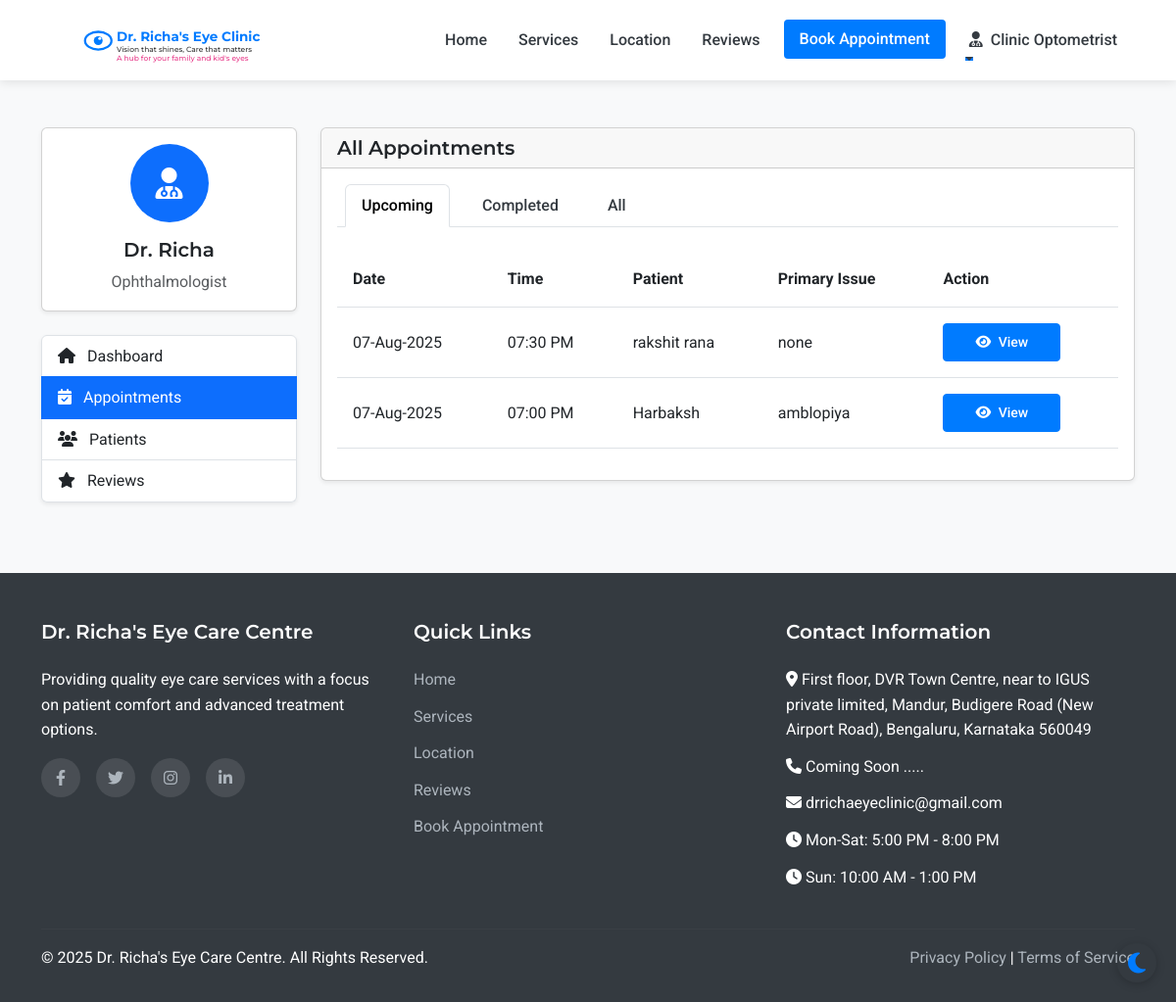
Screenshot of /admin/appointments (signed in) with the database file from the repository.
### models.py (models this page shows, shortened)
class Staff(UserMixin, db.Model):
    __abstract__ = True
    id = db.Column(db.Integer, primary_key=True)
    username = db.Column(db.String(64), unique=True, nullable=False)
    email = db.Column(db.String(120), unique=True, nullable=False)
    password_hash = db.Column(db.String(256), nullable=False)
    full_name = db.Column(db.String(100), nullable=False)
    mobile_number = db.Column(db.String(15), nullable=False)

class Assistant(Staff):
    __tablename__ = 'assistant'
    position = db.Column(db.String(100), nullable=True, default='Optometrist')
    full_name = db.Column(db.String(100), nullable=True, default='Optometrist')
    joining_date = db.Column(db.Date, nullable=True)
    salary_records = db.relationship('Salary', backref='assistant', lazy=True)

class Appointment(db.Model):
    id = db.Column(db.Integer, primary_key=True)
    patient_id = db.Column(db.Integer, db.ForeignKey('patient.id'), nullable=False)
    appointment_date = db.Column(db.Date, nullable=False)
    appointment_time = db.Column(db.Time, nullable=False)
    primary_issue = db.Column(db.Text, nullable=True)
    referral_info = db.Column(db.String(255), nullable=True)
    status = db.Column(db.String(20), default='scheduled')  # scheduled, completed, cancelled
    created_at = db.Column(db.DateTime, default=datetime.utcnow)
    consultation_fee = db.Column(db.Float, nullable=False, default=500.0)
    payment_status = db.Column(db.String(20), default='pending')  # pending, paid

class Patient(UserMixin, db.Model):
    id = db.Column(db.Integer, primary_key=True)
    full_name = db.Column(db.String(100), nullable=False)
    mobile_number = db.Column(db.String(15), nullable=False)
    email = db.Column(db.String(100), nullable=True)
    age = db.Column(db.Integer, nullable=False)
    sex = db.Column(db.String(10), nullable=True)
    password_hash = db.Column(db.String(256), nullable=True)
    is_registered = db.Column(db.Boolean, default=False)
    created_at = db.Column(db.DateTime, nullable=False, default=datetime.utcnow)
    appointments = db.relationship('Appointment', backref='patient', lazy=True)
    doctor_prescriptions = db.relationship('DoctorPrescription', backref='patient', lazy=True)
    optometrist_prescriptions = db.relationship('OptometristPrescription', backref='patient', lazy=True)

### routes.py (the view)
@app.route('/admin/appointments')
@login_required
def admin_appointments():
    if not (isinstance(current_user, Admin) or isinstance(current_user, Doctor) or isinstance(current_user, Assistant)):
        flash('Access denied. Staff privileges required.', 'danger')
        return redirect(url_for('index'))
    appointments = Appointment.query.order_by(desc(Appointment.appointment_date), desc(Appointment.appointment_time)).all()
    return render_template('admin/appointments.html', appointments=appointments)

### templates/admin/appointments.html (shortened to what this page needs)
{% extends 'layout.html' %}
{% block content %}
<section class="py-5 bg-light">
    <div class="container">
        <div class="row">
            <div class="col-lg-3 mb-4">
                <div class="card shadow-sm mb-4">
                    <div class="card-body text-center">
                        <div class="avatar-circle bg-primary text-white mb-3">
                            <i class="fas fa-user-md fa-2x"></i>
                        </div>
                        <h5 class="card-title">Dr. Richa</h5>
                        <p class="card-text text-muted">Ophthalmologist</p>
                    </div>
                </div>
                <div class="list-group shadow-sm">
                    <a href="{{ url_for('admin_dashboard') }}" class="list-group-item list-group-item-action">
                        <i class="fas fa-home me-2"></i> Dashboard
                    </a>
                    <a href="{{ url_for('admin_appointments') }}" class="list-group-item list-group-item-action active">
                        <i class="fas fa-calendar-check me-2"></i> Appointments
                    </a>
                    <a href="{{ url_for('admin_patients') }}" class="list-group-item list-group-item-action">
                        <i class="fas fa-users me-2"></i> Patients
                    </a>
                    <a href="{{ url_for('admin_reviews') }}" class="list-group-item list-group-item-action">
                        <i class="fas fa-star me-2"></i> Reviews
                    </a>
                </div>
            </div>
            <div class="col-lg-9">
                <div class="card shadow-sm">
                    <div class="card-header">
                        <h5 class="mb-0">All Appointments</h5>
                    </div>
                    <div class="card-body">
                        <ul class="nav nav-tabs mb-4" id="appointmentTabs" role="tablist">
                            <li class="nav-item" role="presentation">
                                <button class="nav-link active" id="upcoming-tab" data-bs-toggle="tab" data-bs-target="#upcoming" type="button" role="tab" aria-controls="upcoming" aria-selected="true">Upcoming</button>
                            </li>
                            <li class="nav-item" role="presentation">
                                <button class="nav-link" id="completed-tab" data-bs-toggle="tab" data-bs-target="#completed" type="button" role="tab" aria-controls="completed" aria-selected="false">Completed</button>
                            </li>
                            <li class="nav-item" role="presentation">
                                <button class="nav-link" id="all-tab" data-bs-toggle="tab" data-bs-target="#all" type="button" role="tab" aria-controls="all" aria-selected="false">All</button>
                            </li>
                        </ul>
                        <div class="tab-content" id="appointmentTabsContent">
                            <div class="tab-pane fade show active" id="upcoming" role="tabpanel" aria-labelledby="upcoming-tab">
                                <div class="table-responsive">
                                    <table class="table table-hover">
                                        <thead>
                                            <tr>
                                                <th>Date</th>
                                                <th>Time</th>
                                                <th>Patient</th>
                                                <th>Primary Issue</th>
                                                <th>Action</th>
                                            </tr>
                                        </thead>
                                        <tbody>
                                            {% for appointment in appointments %}
                                                {% if appointment.appointment_date >= now.date() and appointment.status == 'scheduled' %}
                                                    <tr>
                                                        <td>{{ appointment.appointment_date.strftime('%d-%b-%Y') }}</td>
                                                        <td>{{ appointment.appointment_time.strftime('%I:%M %p') }}</td>
                                                        <td>{{ appointment.patient.full_name }}</td>
                                                        <td>{{ appointment.primary_issue or 'Not specified' }}</td>
                                                        <td>
                                                            <a href="{{ url_for('admin_appointment_view', appointment_id=appointment.id) }}" class="btn btn-sm btn-primary">
                                                                <i class="fas fa-eye me-1"></i> View
                                                            </a>
                                                        </td>
                                                    </tr>
                                                {% endif %}
                                            {% endfor %}
                                        </tbody>
                                    </table>
                                </div>
                            </div>
                        </div>
                    </div>
                </div>
            </div>
        </div>
    </div>
</section>
{% endblock %}

### templates/layout.html (shortened to what this page needs)
<!DOCTYPE html>
<html lang="en">
<head>
    <link href="https://cdn.jsdelivr.net/npm/bootstrap@5.3.0-alpha1/dist/css/bootstrap.min.css" rel="stylesheet">
    <link rel="stylesheet" href="https://cdn.jsdelivr.net/npm/flatpickr/dist/flatpickr.min.css">
    <link rel="stylesheet" href="https://cdnjs.cloudflare.com/ajax/libs/font-awesome/6.1.1/css/all.min.css">
    <link rel="stylesheet" href="{{ url_for('static', filename='css/style.css') }}">
</head>
<body>
    <nav class="navbar navbar-expand-lg sticky-top">
        <div class="container">
            <a class="navbar-brand" href="{{ url_for('index') }}" id="clinic-logo">
                <div id="interactive-logo-container" style="height: 60px;"></div>
            </a>
            <div class="collapse navbar-collapse" id="navbarNav">
                <ul class="navbar-nav ms-auto">
                    <li class="nav-item">
                        <a class="nav-link {% if request.path == url_for('index') %}active{% endif %}" href="{{ url_for('index') }}">Home</a>
                    </li>
                    <li class="nav-item">
                        <a class="nav-link {% if request.path == url_for('services') %}active{% endif %}" href="{{ url_for('services') }}">Services</a>
                    </li>
                    <li class="nav-item">
                        <a class="nav-link {% if request.path == url_for('location') %}active{% endif %}" href="{{ url_for('location') }}">Location</a>
                    </li>
                    <li class="nav-item">
                        <a class="nav-link {% if request.path == url_for('reviews') %}active{% endif %}" href="{{ url_for('reviews') }}">Reviews</a>
                    </li>
                    <li class="nav-item">
                        <a class="nav-link btn btn-primary text-white px-3 ms-lg-2" href="{{ url_for('appointment') }}">Book Appointment</a>
                    </li>
                    {% if current_user.is_authenticated %}
                        {% if current_user.__class__.__name__ == 'Patient' %}
                            <li class="nav-item dropdown">
                                <a class="nav-link dropdown-toggle" href="#" id="navbarDropdown" role="button" data-bs-toggle="dropdown" aria-expanded="false">
                                    <i class="fas fa-user me-1"></i> {{ current_user.full_name }}
                                </a>
                                <ul class="dropdown-menu dropdown-menu-end" aria-labelledby="navbarDropdown">
                                    <li><a class="dropdown-item" href="{{ url_for('patient_dashboard') }}">Dashboard</a></li>
                                    <li><a class="dropdown-item" href="{{ url_for('patient_appointments') }}">My Appointments</a></li>
                                    <li><a class="dropdown-item" href="{{ url_for('patient_medical_records') }}">Medical Records</a></li>
                                    <li><hr class="dropdown-divider"></li>
                                    <li><a class="dropdown-item" href="{{ url_for('patient_logout') }}">Logout</a></li>
                                </ul>
                            </li>
                        {% else %}
                            <li class="nav-item dropdown">
                                <a class="nav-link dropdown-toggle" href="#" id="navbarDropdown" role="button" data-bs-toggle="dropdown" aria-expanded="false">
                                    <i class="fas fa-user-md me-1"></i> {{ current_user.full_name }}
                                </a>
                            </li>
                        {% endif %}
                    {% endif %}
                </ul>
            </div>
        </div>
    </nav>
    <main>
        {% block content %}{% endblock %}
    </main>
    <footer>
        <div class="container">
            <div class="row">
                <div class="col-md-4 mb-4 mb-md-0">
                    <h5>Dr. Richa's Eye Care Centre</h5>
                    <p class="mb-3">Providing quality eye care services with a focus on patient comfort and advanced treatment options.</p>
                    <div class="social-icons">
                        <a href="#" aria-label="Facebook"><i class="fab fa-facebook-f"></i></a>
                        <a href="#" aria-label="Twitter"><i class="fab fa-twitter"></i></a>
                        <a href="#" aria-label="Instagram"><i class="fab fa-instagram"></i></a>
                        <a href="#" aria-label="LinkedIn"><i class="fab fa-linkedin-in"></i></a>
                    </div>
                </div>
                <div class="col-md-4 mb-4 mb-md-0">
                    <h5>Quick Links</h5>
                    <ul>
                        <li><a href="{{ url_for('index') }}">Home</a></li>
                        <li><a href="{{ url_for('services') }}">Services</a></li>
                        <li><a href="{{ url_for('location') }}">Location</a></li>
                        <li><a href="{{ url_for('reviews') }}">Reviews</a></li>
                        <li><a href="{{ url_for('appointment') }}">Book Appointment</a></li>
                    </ul>
                </div>
                <div class="col-md-4">
                    <h5>Contact Information</h5>
                    <ul>
                        <li><i class="fas fa-map-marker-alt"></i> First floor, DVR Town Centre, near to     IGUS private limited, Mandur, Budigere Road (New Airport Road), Bengaluru, Karnataka 560049</li>
                        <li><i class="fas fa-phone"></i> Coming Soon .....</li>
                        <li><i class="fas fa-envelope"></i> drrichaeyeclinic@gmail.com</li>
                        <li><i class="fas fa-clock"></i> Mon-Sat: 5:00 PM - 8:00 PM</li>
                        <li><i class="fas fa-clock"></i> Sun: 10:00 AM - 1:00 PM</li>
                    </ul>
                </div>
            </div>
            <hr class="mt-4 mb-3" style="border-color: rgba(255,255,255,0.1);">
            <div class="row">
                <div class="col-md-6">
                    <p class="mb-md-0">&copy; {{ now.year }} Dr. Richa's Eye Care Centre. All Rights Reserved.</p>
                </div>
                <div class="col-md-6 text-md-end">
                    <p class="mb-0">
                        <a href="#">Privacy Policy</a> |
                        <a href="#">Terms of Service</a>
                    </p>
                </div>
            </div>
        </div>
    </footer>
</body>
</html>

### rows the page displays
Assistant: full_name "Clinic Optometrist"
Appointment: appointment_date "07-Aug-2025", appointment_time "07:30 PM", patient.full_name "rakshit rana", primary_issue "none"
Appointment: appointment_date "07-Aug-2025", appointment_time "07:00 PM", patient.full_name "Harbaksh", primary_issue "amblopiya"
